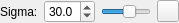
<?xml version="1.0" encoding="UTF-8"?>
<ui version="4.0">
 <class>DensitySettingsWidget</class>
 <widget class="QWidget" name="DensitySettingsWidget">
  <property name="geometry">
   <rect>
    <x>0</x>
    <y>0</y>
    <width>173</width>
    <height>22</height>
   </rect>
  </property>
  <property name="windowTitle">
   <string>Density settings</string>
  </property>
  <property name="toolTip">
   <string>Density settings</string>
  </property>
  <layout class="QHBoxLayout" name="horizontalLayout">
   <property name="leftMargin">
    <number>0</number>
   </property>
   <property name="topMargin">
    <number>0</number>
   </property>
   <property name="rightMargin">
    <number>0</number>
   </property>
   <property name="bottomMargin">
    <number>0</number>
   </property>
   <item>
    <widget class="QLabel" name="label">
     <property name="toolTip">
      <string>Sigma</string>
     </property>
     <property name="text">
      <string>Sigma:</string>
     </property>
    </widget>
   </item>
   <item>
    <widget class="QDoubleSpinBox" name="doubleSpinBox">
     <property name="toolTip">
      <string>Sigma</string>
     </property>
     <property name="decimals">
      <number>1</number>
     </property>
     <property name="maximum">
      <double>50.000000000000000</double>
     </property>
     <property name="value">
      <double>30.000000000000000</double>
     </property>
    </widget>
   </item>
   <item>
    <widget class="QSlider" name="horizontalSlider">
     <property name="minimumSize">
      <size>
       <width>50</width>
       <height>0</height>
      </size>
     </property>
     <property name="maximumSize">
      <size>
       <width>100</width>
       <height>16777215</height>
      </size>
     </property>
     <property name="toolTip">
      <string>Sigma</string>
     </property>
     <property name="minimum">
      <number>1</number>
     </property>
     <property name="maximum">
      <number>50</number>
     </property>
     <property name="value">
      <number>30</number>
     </property>
     <property name="orientation">
      <enum>Qt::Horizontal</enum>
     </property>
    </widget>
   </item>
   <item>
    <widget class="QPushButton" name="computePushButton">
     <property name="minimumSize">
      <size>
       <width>22</width>
       <height>22</height>
      </size>
     </property>
     <property name="maximumSize">
      <size>
       <width>22</width>
       <height>22</height>
      </size>
     </property>
     <property name="toolTip">
      <string>Compute map</string>
     </property>
     <property name="text">
      <string/>
     </property>
    </widget>
   </item>
  </layout>
 </widget>
 <resources/>
 <connections/>
</ui>
